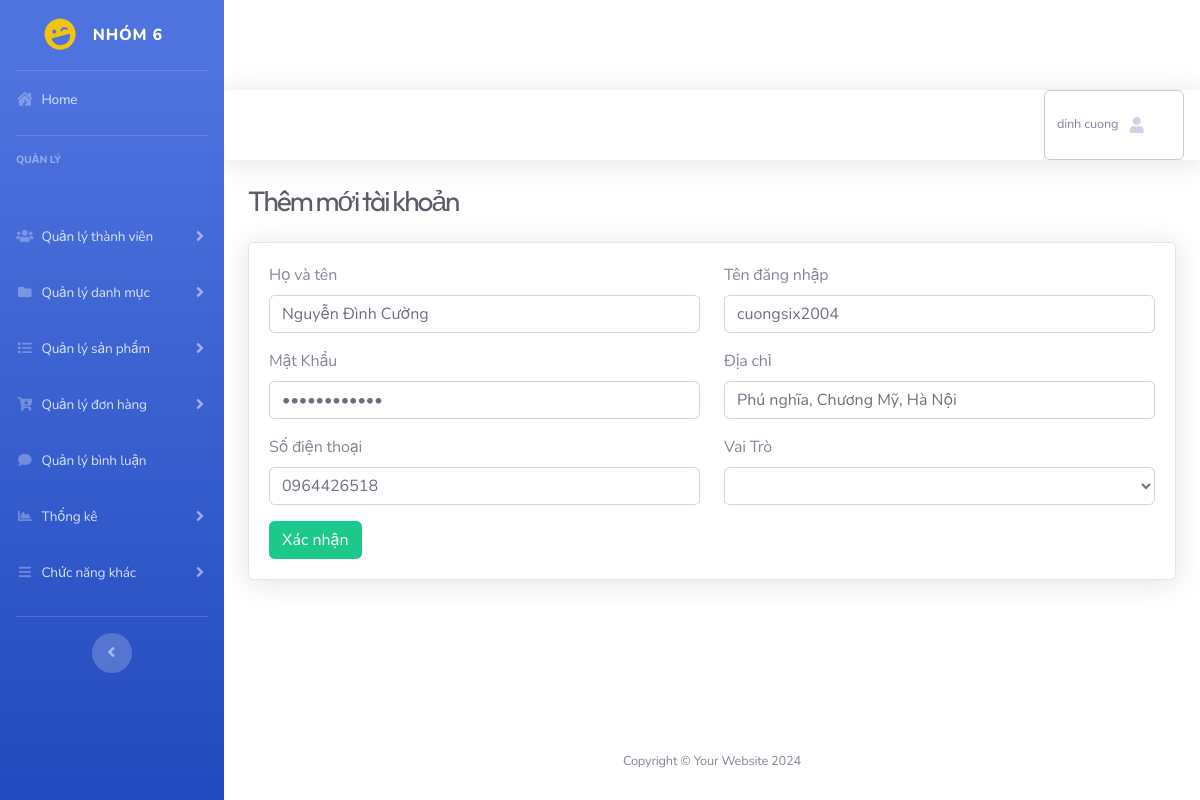
The page /admin/index.php?url=updateTk&id=1 on the database its author committed.
### tables this page shows
CREATE TABLE `user` (
  `id` int(11) NOT NULL,
  `fullName` varchar(255) DEFAULT NULL,
  `userName` varchar(50) NOT NULL,
  `password` varchar(50) NOT NULL,
  `phoneNumber` varchar(20) DEFAULT NULL,
  `address` varchar(255) DEFAULT NULL,
  `option` tinyint(1) NOT NULL DEFAULT 0 COMMENT '0. Tốt 1. Đã khóa',
  `idRole` int(11) NOT NULL COMMENT '1. System Administrator 2. Admin 3. Thành viên'
);

### models/db.php (called while the page is built, shortened)
<?php
function getConnect()
{
    $connect = new PDO("mysql:host=" . DBHOST . ";dbname=" . DBNAME . ";charset=" . DBCHARSET, DBUSER, DBPASS);
    return $connect;
}
function getData($sql, $getAll = true)
{
    $conn = getConnect();
    $stmt = $conn->prepare($sql);
    $stmt->execute();
    return $stmt->fetch();
}

### models/user.php (called while the page is built, shortened)
<?php
function load_one_tk($id){
    $query="SELECT * FROM user WHERE id='$id'";
    return getData($query,false);
}
?>

### admin/taikhoan/update.php (the view, shortened to what this page needs)
<div class="container-fluid">
<div class="d-sm-flex align-items-center justify-content-between mb-4">
    <h1 class="h3 mb-0 text-gray-800">Thêm mới tài khoản</h1>
</div>
<div class="card shadow mb-4">
    <div class="card-body">
        <form action="?url=updateTk&id=<?= $tk['id'];?>" method="post" class="form">
            <div class="row mb-3">
                <div class="col-md-6">
                    <label for="hovaten" class="form-label">Họ và tên</label>
                    <input type="text" class="form-control" id="hovaten" name="fullName" placeholder="Nhập họ và tên..."  value="<?= isset($fullName) ? ($fullName) : $tk['fullName'] ?>">
                </div>
                <div class="col-md-6">
                    <label for="tendangnhap" class="form-label">Tên đăng nhập</label>
                    <input type="text" class="form-control" id="tendangnhap" name="userName" placeholder="Nhập tên đăng nhập..." value="<?= isset($userName) ? ($userName) : $tk['userName'] ?>">
                </div>
            </div>
            <div class="row mb-3">
                <div class="col-md-6">
                    <label for="matkhau" class="form-label">Mật Khẩu</label>
                    <input type="password" class="form-control" id="matkhau" name="password" placeholder="VD: Example123..." value="<?= isset($password) ? ($password) : $tk['password'] ?>">
                </div>
                <div class="col-md-6">
                    <label for="diachi" class="form-label">Địa chỉ</label>
                    <input type="text" class="form-control" id="diachi" name="address" placeholder="Nhập địa chỉ..." value="<?= isset($address) ? ($address) : $tk['address'] ?>">
                </div>
            </div>
            <div class="row mb-3">
                <div class="col-md-6">
                    <label for="sodienthoai" class="form-label">Số điện thoại</label>
                    <input type="text" class="form-control" id="sodienthoai" name="phoneNumber" placeholder="Nhập số điện thoại..." value="<?= isset($phoneNumber) ? ($phoneNumber) : $tk['phoneNumber'] ?>">
                </div>
                <div class="col-md-6">
                    <label for="sel1">Vai Trò</label>
                    <select class="form-control" id="sel1" name="idRole">
                    </select>
                </div>
            </div>
            <div>
                <button type="submit" name="submit" class="btn btn-success">Xác nhận</button>
            </div>
        </form>
    </div>
</div>
</div>

### rows shown on the page
user: fullName "Nguyễn Đình Cường", userName "cuongsix2004", address "Phú nghĩa, Chương Mỹ, Hà Nội", phoneNumber "0964426518"
